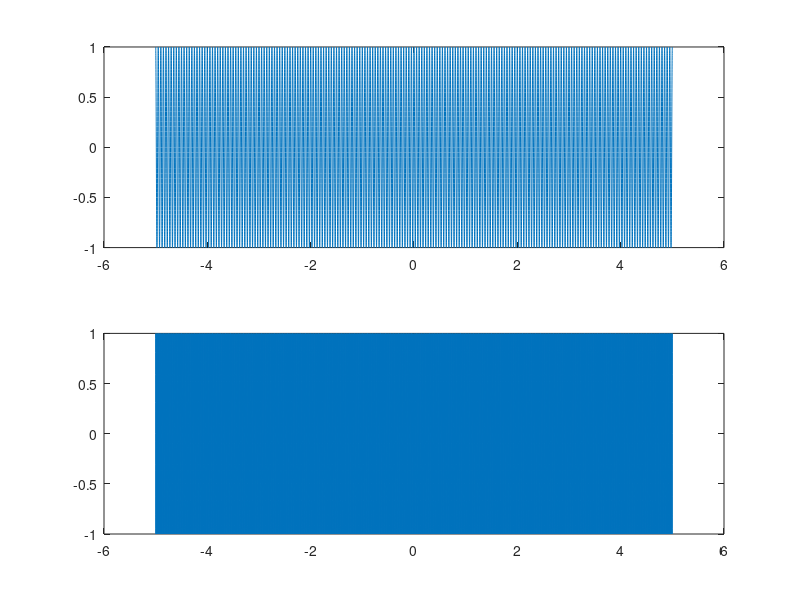
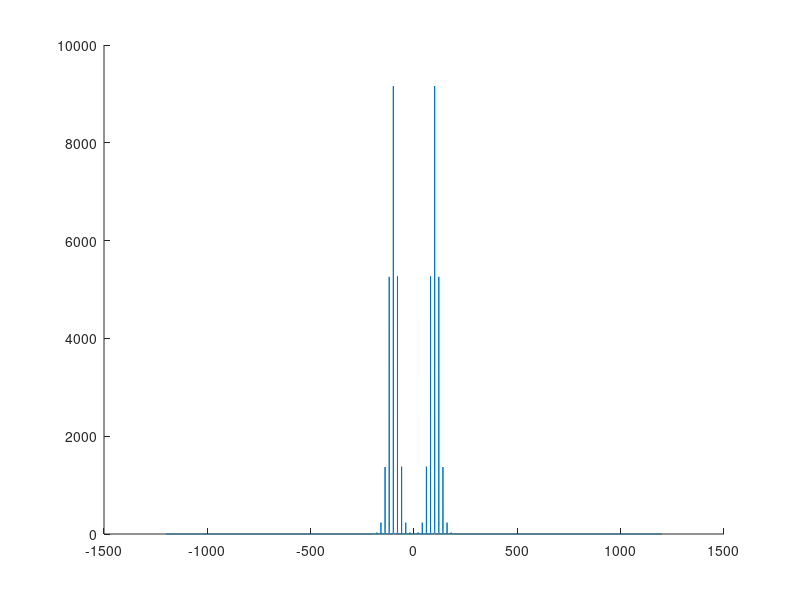

The MATLAB source for these figures, in order:
clear all
close all
B=20;
f_c=100;
fs=20*(f_c+B);
ts=1/fs;
mod_type='FMMO';
sig_type='SINE';

t=-5:ts:5;

if sig_type=='SINE'
    m_t=cos(2*pi*B*t);
end
if sig_type=='SINC'
    m_t=2*B*sinc(2*B*t);
end

if mod_type =='USSB' %%%%%THIS USSB and LSSB are the definitions 
    mh_t= imag(hilbert(m_t));%%%%%%%%%%%%%%%%%%%%%%%%%5
    x_t=(m_t).*(cos(2*f_c*pi*t))-mh_t.*sin(2*f_c*pi*t);
end

if mod_type=='LSSB'
    mh_t= imag(hilbert(m_t));
    x_t=(m_t).*(cos(2*f_c*pi*t))+mh_t.*sin(2*f_c*pi*t);
end

if mod_type=='PMMO'
    k_p=10*pi;%% see difference in time waveform with change in  k_p
    x_t=cos(2*f_c*pi*t+k_p*m_t);
   end

if mod_type=='FMMO'
      k_f= 20; %% see difference in time waveform with change in  k_f
    if sig_type=='SINE'
        m_t_int=sin(2*pi*B*t)./(2*pi*B);
    end
     if sig_type=='SINC'
       %%%m_t_int=%%%?????; %%%%%%%%do yourself
       m_t_int=cumsum(m_t);%%%%%%%%%%%%%%%%%%   
     end
  
    x_t=cos(2*f_c*pi*t+2*pi*k_f*m_t_int);
end

X_f=fft(x_t);
freq_axis=linspace(-fs/2, fs/2, length(X_f));  
figure(1) %%%%write xlabel and ylabel
hold all
subplot(2,1,1), plot(t,m_t)

subplot(2,1,2), plot(t,x_t)

figure(3)  %%%%write xlabel and ylabel
hold all
plot(freq_axis,(fftshift(abs(X_f)))) %%% what is theoretical BW of USSB/LSSB/FM/PM




